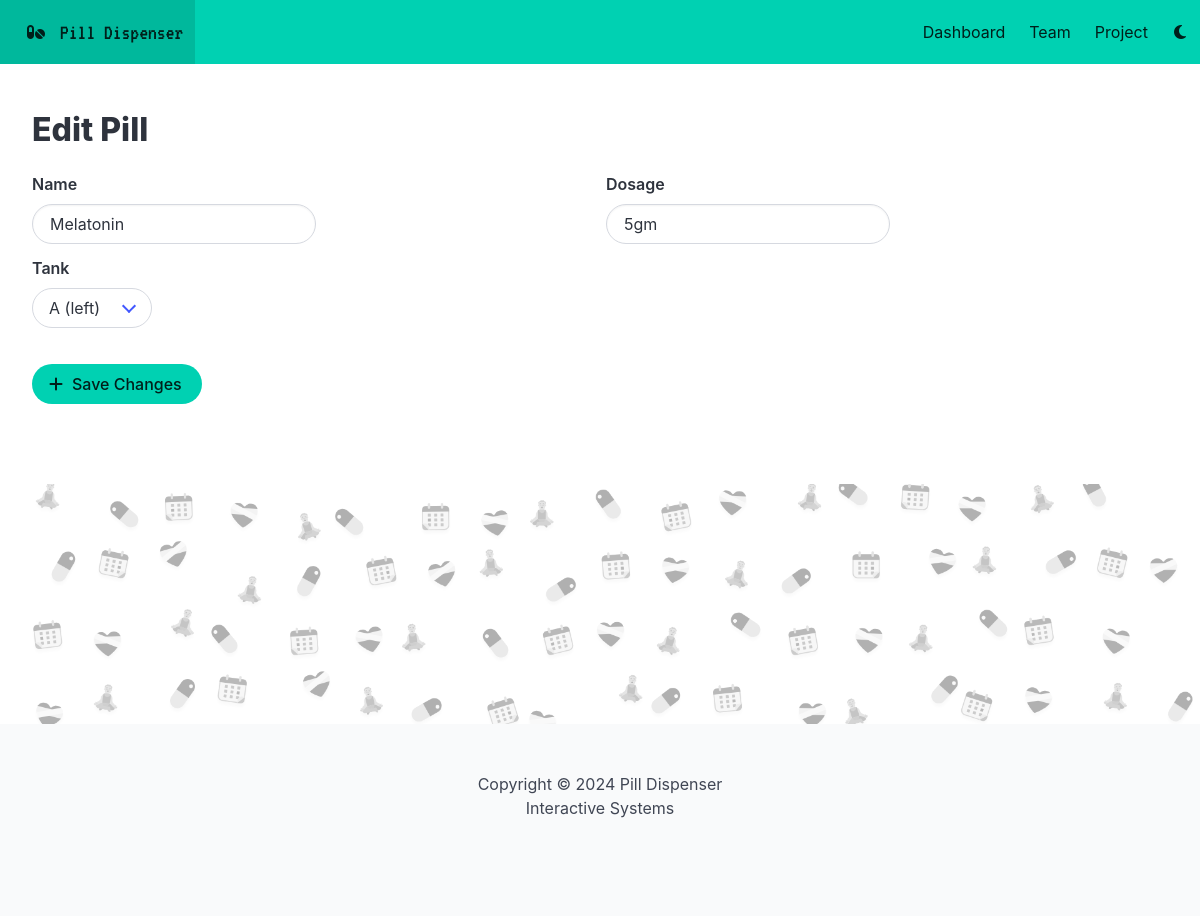
/edit_pill/1, run on the app's committed database.
### app.py (models this page shows)
class Pill(db.Model):
    id = db.Column(db.Integer, primary_key=True)
    name = db.Column(db.String(100), nullable=False)
    dosage = db.Column(db.String(20), nullable=False)
    tank = db.Column(db.String(1), nullable=False, default='a')
    schedules = db.relationship('Schedule', backref='pill', lazy=True)

### app.py (the view)
@app.route('/edit_pill/<int:pill_id>', methods=['GET', 'POST'])
def edit_pill(pill_id):
    pill = Pill.query.get_or_404(pill_id)
    if request.method == 'POST':
        pill.name = request.form['name']
        pill.dosage = request.form['dosage']
        pill.tank = request.form['tank']
        db.session.commit()
        return redirect('/')
    return render_template('edit_pill.html', pill=pill)

### templates/edit_pill.html (shortened to what this page needs)
{% extends 'base.html' %}
{% block body %}
<section class="mt-6">
    <h1 class="title">Edit Pill</h1>
    <form action="/edit_pill/{{ pill.id }}" method="POST">
        <div class="fixed-grid">
            <div class="grid">
              <div class="cell">
                <div class="field">
                    <label for="name" class="label">Name</label>
                    <input class="input is-rounded" style="width: max-content;" type="text" id="name" name="name" value="{{ pill.name }}">
                </div>
              </div>
              <div class="cell">
                <div class="field">
                    <label for="dosage" class="label">Dosage</label>
                    <input class="input is-rounded" style="width: max-content;" type="text" id="dosage" name="dosage" value="{{ pill.dosage }}">
                </div>
              </div>
              <div class="cell">
                <div class="field">
                    <label for="tank" class="label">Tank</label>
                    <div class="select is-rounded" style="width: max-content;">
                        <select id="tank" name="tank">
                            <option value="a" {% if pill.tank == 'a' %} selected {% endif %}>A (left)</option>
                        </select>
                    </div>
                </div>
              </div>
            </div>
          </div>
        <button type="submit" class="button is-primary is-rounded mt-3">
            <span class="icon">
                <i class="fa-solid fa-plus"></i>
            </span>
            <span>
                Save Changes
            </span>
        </button>
    </form>
</section>
{% endblock %}

### static/css/main.css (style rules this page uses)
* { -webkit-box-sizing: border-box; -moz-box-sizing: border-box; box-sizing: border-box; }

### data on the page
Pill: name "Melatonin", dosage "5gm", tank "A (left)"
